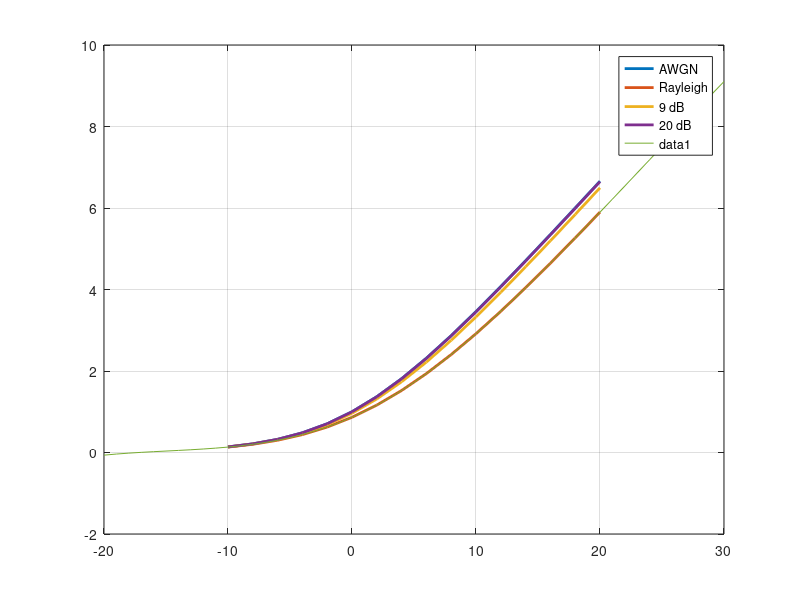

Here is the MATLAB script that generated this plot:
function R = capacity_ergodic(Ks_dB, SNRs_dB)
% Generate the Ergodic capacity as a function of average SNR for fading
% channels.
%
% INPUT: 
%   Ks      K-factors. K=-Inf means Rayleigh fading. # of cases = length(Ks)
%   SNRs    A sequence of SNR values
%
% OUTPUT:
%   Rawgn   AWGN channel capacity evaluated over the sequence of SNR values
%   R       length(K) * length(SNRs) matrix, returning the Ergodic capacity
%           evaluated using Monte-Carlo simulations

if nargin < 1
    Ks_dB = [-Inf, 9, 20];
    SNRs_dB = [-10:2:20];
    str_legend = {'AWGN', 'Rayleigh', '9 dB', '20 dB'};
end


Nmc = 10000;
M = length(Ks_dB);
N = length(SNRs_dB);

Rawgn = zeros(1, N);
Rerg = zeros(M, N);

for j = 1:N
    snr = 10^(SNRs_dB(j)/10);
    Rawgn(j) = log2(1 + snr);
end
    
for i = 1:M
    K = 10^(Ks_dB(i)/10);
    if K < 1e-10
        K = 1e-10;
    end
    
    sigma = sqrt(1/(2 * (1+K)));
    nu = sqrt(K / (K + 1));
    
    amplitude_gains = random('Rician', nu, sigma, [1, Nmc]);
    
    for j = 1:N
        snr = 10^(SNRs_dB(j)/10);
        Rerg(i, j) = mean(log2(1 + snr * amplitude_gains.^2));
    end
end

R = [Rawgn
     Rerg];
 
if nargin < 1
    figure(1),
    plot(SNRs_dB, R, 'linewidth', 2);
    legend(str_legend);
    grid on

    hold on
    rate = @(x)ppval(spline(SNRs_dB, Rerg(1, :)), x);
    x_snr = -20:30;
    plot(x_snr, rate(x_snr));
    hold off
end
